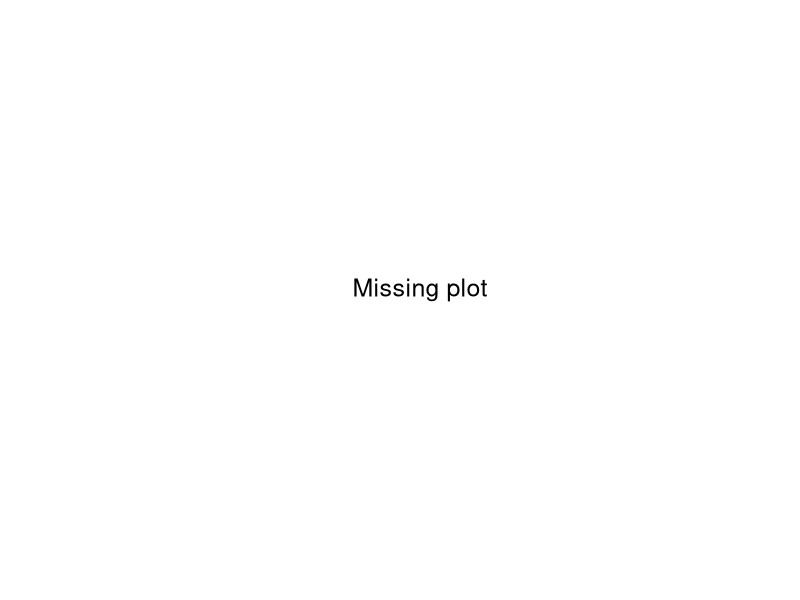
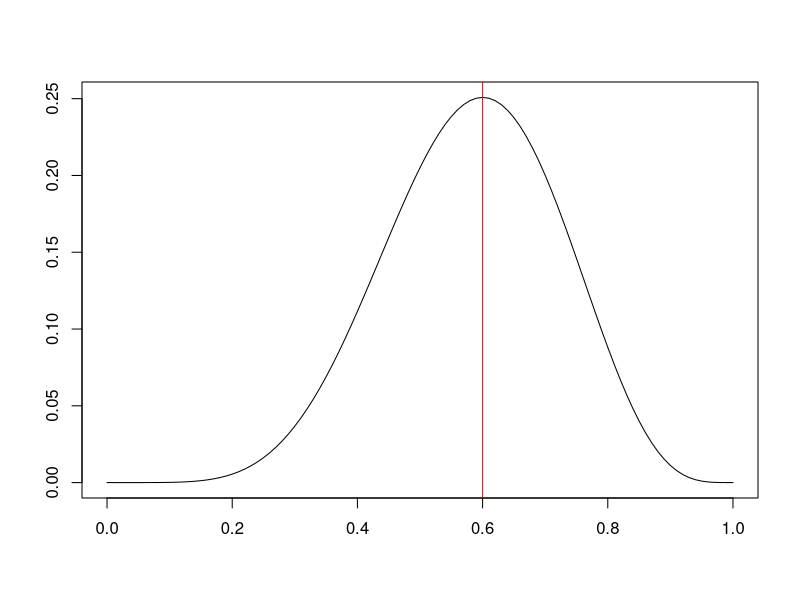
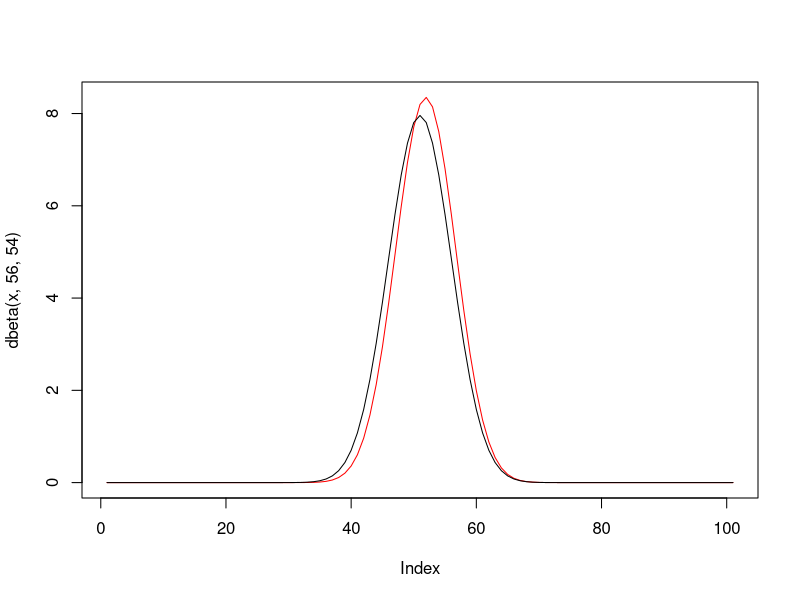
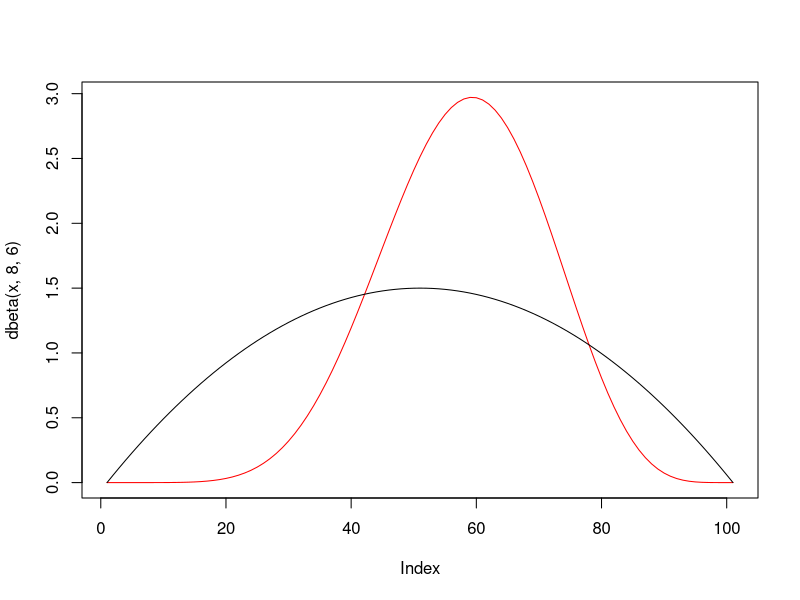

These figures' R source, in order:
# Chapter 1 plots

png(filename = "figure/missing-plot.png")
plot.new()
text(0.5, 0.5, "Missing plot", cex = 1.5)
dev.off()

# Session 2

lbinom <- function(theta, size = 10, succes = 6){
  
  choose(size, succes)*(theta^succes)*(1-theta)^(size - succes)
  
}

x <- seq(0, 1, by = 0.01)

png(filename = "figure/likelihood_binomial.png")
plot(x, lbinom(x, 10, 6), type = 'l', xlab= '', ylab= '')
abline(v = 0.6, col = 'red')
dev.off()

# Session 4



png(filename = "figure/beta_prior_pos_50_50.png")
plot(dbeta(x, 56, 54), col = "red", type = "l")
lines(dbeta(x, 50, 50))
dev.off()

png(filename = "figure/beta_prior_pos_2_2.png")
plot(dbeta(x, 8, 6), col = "red", type = "l")
lines(dbeta(x, 2, 2))
dev.off()
